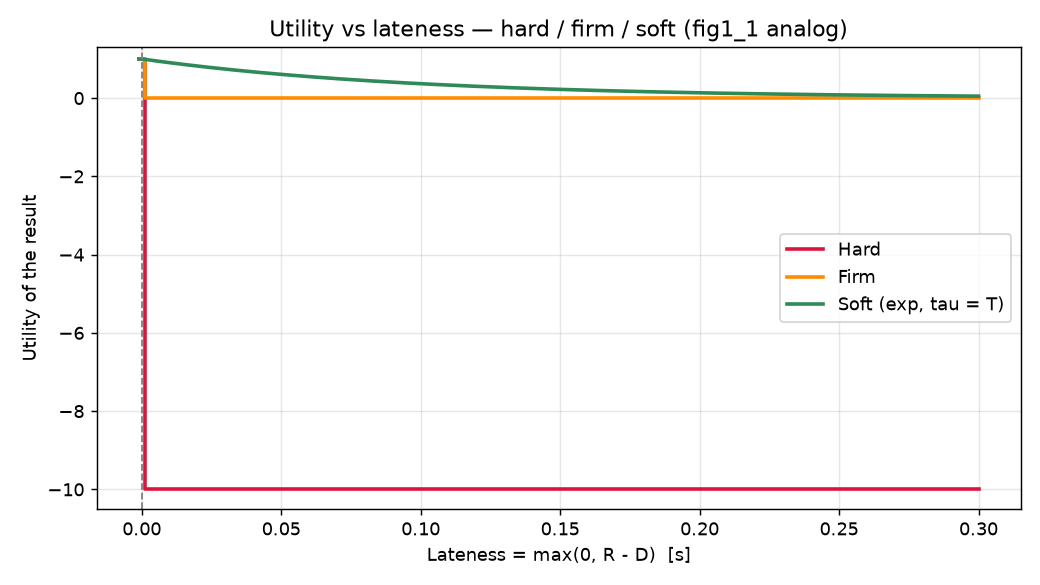

Here is the Python script that generated this plot:
import numpy as np
import matplotlib.pyplot as plt

data = np.load("timing_data.npz")

D              = float(data["D"])
T              = float(data["T"])
response_time  = data["response_time"]
meets_deadline = data["meets_deadline"]
n_jobs         = len(response_time)

# ---------- Lateness ----------
lateness = np.maximum(0.0, response_time - D)   # 0 for on-time jobs

# ---------- Hard utility ----------
# 1 while R <= D, large negative once R > D
HARD_PENALTY = -10.0
hard_utility = np.where(response_time <= D, 1.0, HARD_PENALTY)

# ---------- Firm utility ----------
# 1 while R <= D, exactly 0 once R > D
firm_utility = np.where(response_time <= D, 1.0, 0.0)

# ---------- Soft utility ----------
# decays gradually after the deadline.
# Choose a decay rate that makes the curve visibly decay over ~1-2 periods.
# Here we use an exponential: u = exp(-lateness / tau), tau = T.
tau = T
soft_utility = np.where(
    response_time <= D,
    1.0,
    np.exp(-lateness / tau)
)

# ---------- Summary ----------
hit_fraction = np.mean(meets_deadline)
print("=== Utility summary ===")
print(f"n_jobs                : {n_jobs}")
print(f"T (s)                 : {T:.4f}")
print(f"D (s)                 : {D:.4f}")
print(f"Deadline hit fraction : {hit_fraction:.4f}  ({int(hit_fraction*n_jobs)}/{n_jobs})")
print(f"Misses                : {int(np.sum(~meets_deadline))}")
print()
print("Mean utility over all jobs:")
print(f"  Hard  : {np.mean(hard_utility):8.3f}")
print(f"  Firm  : {np.mean(firm_utility):8.3f}")
print(f"  Soft  : {np.mean(soft_utility):8.3f}")
print()
print("On missed jobs only, mean utility:")
missed = ~meets_deadline
print(f"  Hard  : {np.mean(hard_utility[missed]):8.3f}")
print(f"  Firm  : {np.mean(firm_utility[missed]):8.3f}")
print(f"  Soft  : {np.mean(soft_utility[missed]):8.3f}")

# ---------- Plot utility curves as a function of lateness ----------
late_axis = np.linspace(0.0, 3.0 * T, 300)
hard_curve = np.where(late_axis <= 0, 1.0, HARD_PENALTY)        # marker only
firm_curve = np.where(late_axis <= 0, 1.0, 0.0)
soft_curve = np.where(late_axis <= 0, 1.0, np.exp(-late_axis / tau))

fig, ax = plt.subplots(figsize=(8, 4.5))
ax.step(np.concatenate([[-1e-3], late_axis]),
        np.concatenate([[1.0], hard_curve]),
        where="post", label="Hard",  color="crimson", linewidth=2)
ax.step(np.concatenate([[-1e-3], late_axis]),
        np.concatenate([[1.0], firm_curve]),
        where="post", label="Firm",  color="darkorange", linewidth=2)
ax.plot(np.concatenate([[-1e-3], late_axis]),
        np.concatenate([[1.0], soft_curve]),
        label="Soft (exp, tau = T)", color="seagreen", linewidth=2)

ax.axvline(0.0, color="gray", linestyle="--", linewidth=1)
ax.set_xlabel("Lateness = max(0, R - D)  [s]")
ax.set_ylabel("Utility of the result")
ax.set_title("Utility vs lateness — hard / firm / soft (fig1_1 analog)")
ax.set_ylim(min(HARD_PENALTY, -1) - 0.5, 1.3)
ax.grid(alpha=0.3)
ax.legend()
plt.tight_layout()
plt.savefig("utility_curves.png", dpi=130)
print("\nSaved utility_curves.png")

# ---------- Plot per-job utilities ----------
fig2, ax2 = plt.subplots(figsize=(10, 4.5))
idx = np.arange(n_jobs)
ax2.plot(idx, hard_utility, ".", label="Hard", color="crimson")
ax2.plot(idx, firm_utility, ".", label="Firm", color="darkorange")
ax2.plot(idx, soft_utility, ".", label="Soft", color="seagreen")
ax2.set_xlabel("job index k")
ax2.set_ylabel("utility")
ax2.set_title("Per-job utility under hard / firm / soft classification")
ax2.grid(alpha=0.3)
ax2.legend()
plt.tight_layout()
plt.savefig("utility_per_job.png", dpi=130)
print("Saved utility_per_job.png")

plt.show()
